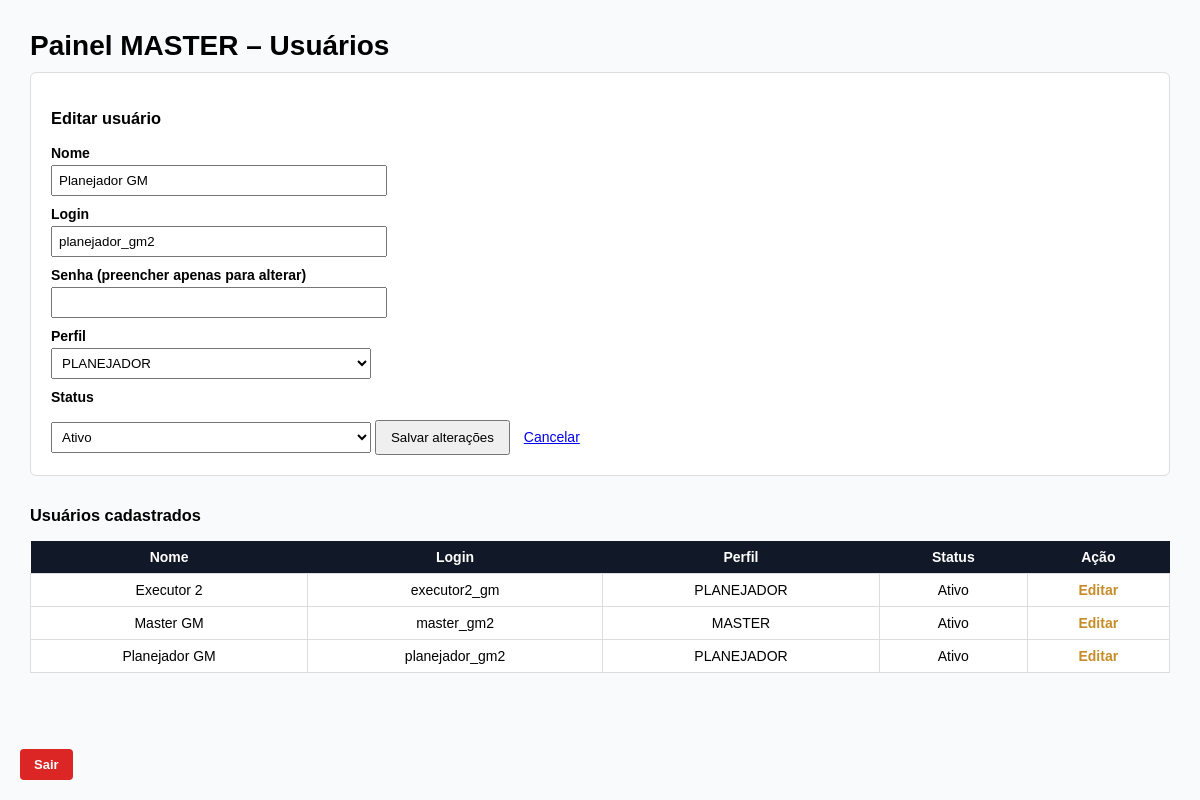
Page /master/usuarios.php?editar=2 (signed in) on the committed database.
### tables this page shows
CREATE TABLE IF NOT EXISTS `usuarios` (
  `id` int(10) UNSIGNED NOT NULL,
  `nome` varchar(100) NOT NULL,
  `usuario` varchar(50) NOT NULL,
  `senha` varchar(255) NOT NULL,
  `tipo_usuario` tinyint(3) UNSIGNED NOT NULL COMMENT '\r\n1 = MASTER\r\n2 = PROPRIETÁRIO\r\n3 = PLANEJADOR\r\n4 = EXECUTOR\r\n',
  `ativo` tinyint(1) NOT NULL DEFAULT 1 COMMENT '1 = ativo, 0 = desativado',
  `criado_em` timestamp NULL DEFAULT current_timestamp(),
  `atualizado_em` timestamp NULL DEFAULT current_timestamp() ON UPDATE current_timestamp()
);

### master/usuarios.php (the view, shortened to what this page needs)
<?php
require_once __DIR__ . '/../app/config/database.php';
$editando = false;
$usuarioEdicao = null;
if (isset($_GET['editar'])) {
    $idEdit = (int) $_GET['editar'];
    $stmt = $pdo->prepare("SELECT * FROM usuarios WHERE id = ?");
    $stmt->execute([$idEdit]);
    $usuarioEdicao = $stmt->fetch();
    if ($usuarioEdicao) {
        $editando = true;
    }
}
$usuarios = $pdo->query("
    SELECT id, nome, usuario, tipo_usuario, ativo
    FROM usuarios
    ORDER BY nome
")->fetchAll();
function perfil($t) {
    return match ($t) {
        1 => 'MASTER',
        2 => 'PROPRIETÁRIO',
        3 => 'PLANEJADOR',
        4 => 'EXECUTOR',
        default => '—'
    };
}
?>
<!DOCTYPE html>
<html lang="pt-br">
<head>
</head>
<body>
<h1>Painel MASTER – Usuários</h1>
<a class="logout" href="/GM/GM2/public/logout.php">Sair</a>
<form method="post">
    <h3><?= $editando ? 'Editar usuário' : 'Cadastrar novo usuário' ?></h3>
    <label>Nome</label>
    <input name="nome" required value="<?= $usuarioEdicao['nome'] ?? '' ?>">
    <label>Login</label>
    <input name="usuario" required value="<?= $usuarioEdicao['usuario'] ?? '' ?>">
    <label>Senha <?= $editando ? '(preencher apenas para alterar)' : '' ?></label>
    <input type="password" name="senha">
    <label>Perfil</label>
    <select name="tipo_usuario">
        <?php foreach ([1,2,3,4] as $t): ?>
            <option value="<?= $t ?>"
                <?= ($usuarioEdicao['tipo_usuario'] ?? '') == $t ? 'selected' : '' ?>>
                <?= perfil($t) ?>
            </option>
        <?php endforeach; ?>
    </select>
    <label>Status</label>
    <select name="ativo">
        <option value="1" <?= ($usuarioEdicao['ativo'] ?? 1) == 1 ? 'selected' : '' ?>>Ativo</option>
    </select>
    <button type="submit"><?= $editando ? 'Salvar alterações' : 'Criar usuário' ?></button>
    <?php if ($editando): ?>
        <a href="usuarios.php" style="margin-left:10px;">Cancelar</a>
    <?php endif; ?>
</form>
<h3>Usuários cadastrados</h3>
<table>
<thead>
<tr>
    <th>Nome</th>
    <th>Login</th>
    <th>Perfil</th>
    <th>Status</th>
    <th>Ação</th>
</tr>
</thead>
<tbody>
<?php foreach ($usuarios as $u): ?>
<tr class="<?= $u['ativo'] ? '' : 'inativo' ?>">
    <td><?= htmlspecialchars($u['nome']) ?></td>
    <td><?= htmlspecialchars($u['usuario']) ?></td>
    <td><?= perfil($u['tipo_usuario']) ?></td>
    <td><?= $u['ativo'] ? 'Ativo' : 'Inativo' ?></td>
    <td>
        <a class="editar" href="usuarios.php?editar=<?= $u['id'] ?>">Editar</a>
    </td>
</tr>
<?php endforeach; ?>
</tbody>
</table>
</body>
</html>

### master/usuarios.php (style rules this page uses)
body { font-family: Arial, sans-serif; margin: 30px; font-size: 14px; background: #f9fafb; }
h1 { margin-bottom: 10px; }
.logout { position: fixed; bottom: 20px; left: 20px; background: #dc2626; color: #fff; padding: 8px 14px; text-decoration: none; border-radius: 4px; font-weight: bold; font-size: 13px; z-index: 999; }
form { background: #ffffff; padding: 20px; border: 1px solid #ddd; margin-bottom: 30px; border-radius: 6px; }
label { font-weight: bold; display: block; margin-top: 10px; }
input, select { width: 320px; padding: 6px; margin-top: 4px; }
button { margin-top: 15px; padding: 8px 14px; cursor: pointer; }
table { width: 100%; border-collapse: collapse; background: #fff; }
th { background: #111827; color: #fff; padding: 8px; }
td { padding: 8px; border: 1px solid #ddd; text-align: center; }
.editar { color: #C68C28; text-decoration: none; font-weight: bold; }

### rows in the picture
usuarios: nome "Planejador GM", usuario "planejador_gm2", ativo "Ativo", tipo_usuario "PLANEJADOR"
usuarios: nome "Executor 2", usuario "executor2_gm", tipo_usuario "PLANEJADOR", ativo "Ativo"
usuarios: nome "Master GM", usuario "master_gm2", tipo_usuario "MASTER", ativo "Ativo"

### other values in the picture
form field tipo_usuario "PLANEJADOR"
